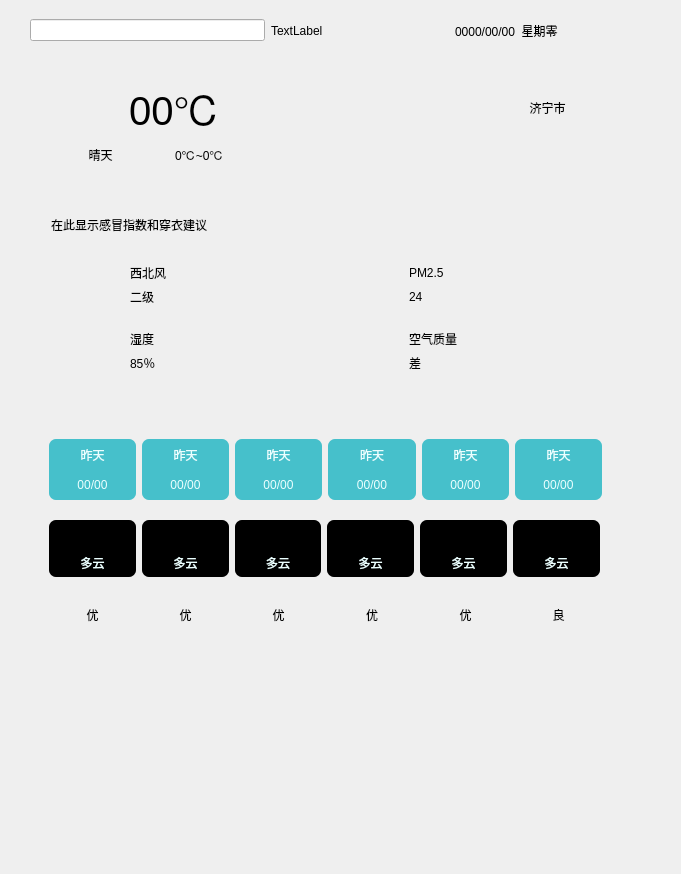
<?xml version="1.0" encoding="UTF-8"?>
<ui version="4.0">
 <class>Widget</class>
 <widget class="QWidget" name="Widget">
  <property name="geometry">
   <rect>
    <x>0</x>
    <y>0</y>
    <width>681</width>
    <height>874</height>
   </rect>
  </property>
  <property name="windowTitle">
   <string>Widget</string>
  </property>
  <layout class="QVBoxLayout" name="verticalLayout">
   <property name="spacing">
    <number>0</number>
   </property>
   <property name="leftMargin">
    <number>0</number>
   </property>
   <property name="topMargin">
    <number>0</number>
   </property>
   <property name="rightMargin">
    <number>0</number>
   </property>
   <property name="bottomMargin">
    <number>0</number>
   </property>
   <item>
    <widget class="QWidget" name="widget" native="true">
     <widget class="QWidget" name="widget_1" native="true">
      <property name="geometry">
       <rect>
        <x>30</x>
        <y>10</y>
        <width>601</width>
        <height>41</height>
       </rect>
      </property>
      <layout class="QHBoxLayout" name="horizontalLayout" stretch="4,1,0,3">
       <item>
        <widget class="QLineEdit" name="lineEdit"/>
       </item>
       <item>
        <widget class="QLabel" name="label_search">
         <property name="text">
          <string>TextLabel</string>
         </property>
        </widget>
       </item>
       <item>
        <spacer name="horizontalSpacer">
         <property name="orientation">
          <enum>Qt::Horizontal</enum>
         </property>
         <property name="sizeHint" stdset="0">
          <size>
           <width>120</width>
           <height>20</height>
          </size>
         </property>
        </spacer>
       </item>
       <item>
        <widget class="QLabel" name="label_current_date">
         <property name="text">
          <string>0000/00/00  星期零</string>
         </property>
        </widget>
       </item>
      </layout>
     </widget>
     <widget class="QWidget" name="widget_2" native="true">
      <property name="geometry">
       <rect>
        <x>10</x>
        <y>70</y>
        <width>621</width>
        <height>111</height>
       </rect>
      </property>
      <layout class="QHBoxLayout" name="horizontalLayout_3" stretch="0,0">
       <property name="spacing">
        <number>0</number>
       </property>
       <property name="leftMargin">
        <number>0</number>
       </property>
       <property name="topMargin">
        <number>0</number>
       </property>
       <property name="rightMargin">
        <number>0</number>
       </property>
       <property name="bottomMargin">
        <number>0</number>
       </property>
       <item>
        <widget class="QLabel" name="label">
         <property name="maximumSize">
          <size>
           <width>75</width>
           <height>75</height>
          </size>
         </property>
         <property name="text">
          <string/>
         </property>
         <property name="pixmap">
          <pixmap resource="res.qrc">:/res/clear.png</pixmap>
         </property>
         <property name="scaledContents">
          <bool>true</bool>
         </property>
        </widget>
       </item>
       <item>
        <widget class="QWidget" name="widget_2_1" native="true">
         <layout class="QHBoxLayout" name="horizontalLayout_2">
          <item>
           <layout class="QGridLayout" name="gridLayout" rowstretch="0,0,0" columnstretch="1,1,1,1" rowminimumheight="0,0,0">
            <property name="spacing">
             <number>0</number>
            </property>
            <item row="1" column="3">
             <widget class="QLabel" name="label_city">
              <property name="text">
               <string>济宁市</string>
              </property>
              <property name="alignment">
               <set>Qt::AlignCenter</set>
              </property>
             </widget>
            </item>
            <item row="1" column="0" colspan="2">
             <widget class="QLabel" name="label_tmp_now">
              <property name="font">
               <font>
                <pointsize>30</pointsize>
               </font>
              </property>
              <property name="toolTipDuration">
               <number>1</number>
              </property>
              <property name="lineWidth">
               <number>1</number>
              </property>
              <property name="text">
               <string>00℃</string>
              </property>
              <property name="textFormat">
               <enum>Qt::AutoText</enum>
              </property>
              <property name="alignment">
               <set>Qt::AlignCenter</set>
              </property>
             </widget>
            </item>
            <item row="2" column="0">
             <widget class="QLabel" name="label_weather">
              <property name="text">
               <string>晴天</string>
              </property>
              <property name="alignment">
               <set>Qt::AlignCenter</set>
              </property>
             </widget>
            </item>
            <item row="2" column="1">
             <widget class="QLabel" name="label_tmp">
              <property name="text">
               <string>0℃~0℃</string>
              </property>
             </widget>
            </item>
            <item row="2" column="2">
             <spacer name="horizontalSpacer_2">
              <property name="orientation">
               <enum>Qt::Horizontal</enum>
              </property>
              <property name="sizeHint" stdset="0">
               <size>
                <width>40</width>
                <height>20</height>
               </size>
              </property>
             </spacer>
            </item>
           </layout>
          </item>
         </layout>
        </widget>
       </item>
      </layout>
     </widget>
     <widget class="QWidget" name="widget_3" native="true">
      <property name="geometry">
       <rect>
        <x>40</x>
        <y>200</y>
        <width>591</width>
        <height>201</height>
       </rect>
      </property>
      <layout class="QVBoxLayout" name="verticalLayout_2" stretch="1,3">
       <property name="spacing">
        <number>7</number>
       </property>
       <property name="leftMargin">
        <number>11</number>
       </property>
       <property name="topMargin">
        <number>11</number>
       </property>
       <property name="rightMargin">
        <number>11</number>
       </property>
       <property name="bottomMargin">
        <number>11</number>
       </property>
       <item>
        <widget class="QLabel" name="label_close_suggest">
         <property name="text">
          <string>在此显示感冒指数和穿衣建议</string>
         </property>
        </widget>
       </item>
       <item>
        <widget class="QWidget" name="widget_3_1" native="true">
         <property name="enabled">
          <bool>true</bool>
         </property>
         <property name="autoFillBackground">
          <bool>false</bool>
         </property>
         <layout class="QGridLayout" name="gridLayout_3">
          <item row="0" column="0">
           <layout class="QGridLayout" name="gridLayout_2">
            <item row="0" column="0">
             <widget class="QWidget" name="widget__1_2" native="true">
              <layout class="QHBoxLayout" name="horizontalLayout_9">
               <item>
                <layout class="QHBoxLayout" name="horizontalLayout_5">
                 <item>
                  <widget class="QLabel" name="label_wind_pic">
                   <property name="maximumSize">
                    <size>
                     <width>55</width>
                     <height>55</height>
                    </size>
                   </property>
                   <property name="text">
                    <string/>
                   </property>
                   <property name="pixmap">
                    <pixmap resource="res.qrc">:/res/unknown.png</pixmap>
                   </property>
                   <property name="scaledContents">
                    <bool>true</bool>
                   </property>
                  </widget>
                 </item>
                 <item>
                  <layout class="QVBoxLayout" name="verticalLayout_3">
                   <item>
                    <widget class="QLabel" name="label_wind_info">
                     <property name="text">
                      <string>西北风</string>
                     </property>
                    </widget>
                   </item>
                   <item>
                    <widget class="QLabel" name="label_windy_level">
                     <property name="text">
                      <string>二级</string>
                     </property>
                    </widget>
                   </item>
                  </layout>
                 </item>
                </layout>
               </item>
              </layout>
             </widget>
            </item>
            <item row="0" column="1">
             <widget class="QWidget" name="widget_3_1_3" native="true">
              <layout class="QVBoxLayout" name="verticalLayout_7">
               <item>
                <layout class="QHBoxLayout" name="horizontalLayout_4">
                 <item>
                  <widget class="QLabel" name="label_pm25_pic">
                   <property name="maximumSize">
                    <size>
                     <width>55</width>
                     <height>55</height>
                    </size>
                   </property>
                   <property name="text">
                    <string/>
                   </property>
                   <property name="pixmap">
                    <pixmap resource="res.qrc">:/res/unknown.png</pixmap>
                   </property>
                   <property name="scaledContents">
                    <bool>true</bool>
                   </property>
                  </widget>
                 </item>
                 <item>
                  <layout class="QVBoxLayout" name="verticalLayout_4">
                   <item>
                    <widget class="QLabel" name="label_6">
                     <property name="text">
                      <string>PM2.5</string>
                     </property>
                    </widget>
                   </item>
                   <item>
                    <widget class="QLabel" name="label_pm25_info">
                     <property name="text">
                      <string>24</string>
                     </property>
                    </widget>
                   </item>
                  </layout>
                 </item>
                </layout>
               </item>
              </layout>
             </widget>
            </item>
            <item row="1" column="0">
             <widget class="QWidget" name="widget_3_1_4" native="true">
              <layout class="QHBoxLayout" name="horizontalLayout_8">
               <item>
                <layout class="QHBoxLayout" name="horizontalLayout_6">
                 <item>
                  <widget class="QLabel" name="label_humidity">
                   <property name="minimumSize">
                    <size>
                     <width>0</width>
                     <height>0</height>
                    </size>
                   </property>
                   <property name="maximumSize">
                    <size>
                     <width>55</width>
                     <height>55</height>
                    </size>
                   </property>
                   <property name="text">
                    <string/>
                   </property>
                   <property name="pixmap">
                    <pixmap resource="res.qrc">:/res/unknown.png</pixmap>
                   </property>
                   <property name="scaledContents">
                    <bool>true</bool>
                   </property>
                  </widget>
                 </item>
                 <item>
                  <layout class="QVBoxLayout" name="verticalLayout_5">
                   <item>
                    <widget class="QLabel" name="label_3">
                     <property name="text">
                      <string>湿度</string>
                     </property>
                    </widget>
                   </item>
                   <item>
                    <widget class="QLabel" name="label_humidity_info">
                     <property name="text">
                      <string>85％</string>
                     </property>
                    </widget>
                   </item>
                  </layout>
                 </item>
                </layout>
               </item>
              </layout>
             </widget>
            </item>
            <item row="1" column="1">
             <widget class="QWidget" name="widget_3_1_1" native="true">
              <layout class="QVBoxLayout" name="verticalLayout_8">
               <item>
                <layout class="QHBoxLayout" name="horizontalLayout_7">
                 <item>
                  <widget class="QLabel" name="label_air_quality">
                   <property name="minimumSize">
                    <size>
                     <width>0</width>
                     <height>0</height>
                    </size>
                   </property>
                   <property name="maximumSize">
                    <size>
                     <width>55</width>
                     <height>55</height>
                    </size>
                   </property>
                   <property name="text">
                    <string/>
                   </property>
                   <property name="pixmap">
                    <pixmap resource="res.qrc">:/res/unknown.png</pixmap>
                   </property>
                   <property name="scaledContents">
                    <bool>true</bool>
                   </property>
                  </widget>
                 </item>
                 <item>
                  <layout class="QVBoxLayout" name="verticalLayout_6">
                   <item>
                    <widget class="QLabel" name="label_8">
                     <property name="text">
                      <string>空气质量</string>
                     </property>
                    </widget>
                   </item>
                   <item>
                    <widget class="QLabel" name="label_air_quality_info">
                     <property name="text">
                      <string>差</string>
                     </property>
                    </widget>
                   </item>
                  </layout>
                 </item>
                </layout>
               </item>
              </layout>
             </widget>
            </item>
           </layout>
          </item>
         </layout>
        </widget>
       </item>
      </layout>
     </widget>
     <widget class="QWidget" name="widget_6" native="true">
      <property name="geometry">
       <rect>
        <x>40</x>
        <y>740</y>
        <width>446</width>
        <height>126</height>
       </rect>
      </property>
      <widget class="QWidget" name="widget_5" native="true">
       <property name="geometry">
        <rect>
         <x>40</x>
         <y>-50</y>
         <width>446</width>
         <height>126</height>
        </rect>
       </property>
      </widget>
     </widget>
     <widget class="QWidget" name="widget_4" native="true">
      <property name="geometry">
       <rect>
        <x>40</x>
        <y>430</y>
        <width>571</width>
        <height>211</height>
       </rect>
      </property>
      <layout class="QVBoxLayout" name="verticalLayout_9" stretch="3,3,2">
       <property name="spacing">
        <number>0</number>
       </property>
       <property name="leftMargin">
        <number>0</number>
       </property>
       <property name="topMargin">
        <number>0</number>
       </property>
       <property name="rightMargin">
        <number>0</number>
       </property>
       <property name="bottomMargin">
        <number>0</number>
       </property>
       <item>
        <widget class="QWidget" name="widget_4_1" native="true">
         <layout class="QHBoxLayout" name="horizontalLayout_11">
          <item>
           <layout class="QVBoxLayout" name="verticalLayout_10">
            <property name="spacing">
             <number>0</number>
            </property>
            <item>
             <widget class="QLabel" name="label_12">
              <property name="styleSheet">
               <string notr="true">    color:rgb(235, 255, 255);
    background-color:rgb(70,192,203);
    border-radius:7px;
    border-bottom-left-radius:0px;
    border-bottom-right-radius:0px;</string>
              </property>
              <property name="lineWidth">
               <number>1</number>
              </property>
              <property name="text">
               <string>昨天</string>
              </property>
              <property name="textFormat">
               <enum>Qt::AutoText</enum>
              </property>
              <property name="alignment">
               <set>Qt::AlignCenter</set>
              </property>
              <property name="margin">
               <number>0</number>
              </property>
             </widget>
            </item>
            <item>
             <widget class="QLabel" name="label_13">
              <property name="styleSheet">
               <string notr="true">    color:rgb(235, 255, 255);
    background-color:rgb(70,192,203);
    border-radius:7px;
    border-top-left-radius:0px;
    border-top-right-radius:0px;</string>
              </property>
              <property name="text">
               <string>00/00</string>
              </property>
              <property name="alignment">
               <set>Qt::AlignCenter</set>
              </property>
              <property name="margin">
               <number>0</number>
              </property>
             </widget>
            </item>
           </layout>
          </item>
          <item>
           <layout class="QVBoxLayout" name="verticalLayout_11">
            <property name="spacing">
             <number>0</number>
            </property>
            <item>
             <widget class="QLabel" name="label_14">
              <property name="styleSheet">
               <string notr="true">    color:rgb(235, 255, 255);
    background-color:rgb(70,192,203);
    border-radius:7px;
    border-bottom-left-radius:0px;
    border-bottom-right-radius:0px;</string>
              </property>
              <property name="lineWidth">
               <number>1</number>
              </property>
              <property name="text">
               <string>昨天</string>
              </property>
              <property name="textFormat">
               <enum>Qt::AutoText</enum>
              </property>
              <property name="alignment">
               <set>Qt::AlignCenter</set>
              </property>
              <property name="margin">
               <number>0</number>
              </property>
             </widget>
            </item>
            <item>
             <widget class="QLabel" name="label_15">
              <property name="styleSheet">
               <string notr="true">    color:rgb(235, 255, 255);
    background-color:rgb(70,192,203);
    border-radius:7px;
    border-top-left-radius:0px;
    border-top-right-radius:0px;</string>
              </property>
              <property name="text">
               <string>00/00</string>
              </property>
              <property name="alignment">
               <set>Qt::AlignCenter</set>
              </property>
              <property name="margin">
               <number>0</number>
              </property>
             </widget>
            </item>
           </layout>
          </item>
          <item>
           <layout class="QVBoxLayout" name="verticalLayout_12">
            <property name="spacing">
             <number>0</number>
            </property>
            <item>
             <widget class="QLabel" name="label_16">
              <property name="styleSheet">
               <string notr="true">    color:rgb(235, 255, 255);
    background-color:rgb(70,192,203);
    border-radius:7px;
    border-bottom-left-radius:0px;
    border-bottom-right-radius:0px;</string>
              </property>
              <property name="lineWidth">
               <number>1</number>
              </property>
              <property name="text">
               <string>昨天</string>
              </property>
              <property name="textFormat">
               <enum>Qt::AutoText</enum>
              </property>
              <property name="alignment">
               <set>Qt::AlignCenter</set>
              </property>
              <property name="margin">
               <number>0</number>
              </property>
             </widget>
            </item>
            <item>
             <widget class="QLabel" name="label_17">
              <property name="styleSheet">
               <string notr="true">    color:rgb(235, 255, 255);
    background-color:rgb(70,192,203);
    border-radius:7px;
    border-top-left-radius:0px;
    border-top-right-radius:0px;</string>
              </property>
              <property name="text">
               <string>00/00</string>
              </property>
              <property name="alignment">
               <set>Qt::AlignCenter</set>
              </property>
              <property name="margin">
               <number>0</number>
              </property>
             </widget>
            </item>
           </layout>
          </item>
          <item>
           <layout class="QVBoxLayout" name="verticalLayout_13">
            <property name="spacing">
             <number>0</number>
            </property>
            <item>
             <widget class="QLabel" name="label_18">
              <property name="styleSheet">
               <string notr="true">    color:rgb(235, 255, 255);
    background-color:rgb(70,192,203);
    border-radius:7px;
    border-bottom-left-radius:0px;
    border-bottom-right-radius:0px;</string>
              </property>
              <property name="lineWidth">
               <number>1</number>
              </property>
              <property name="text">
               <string>昨天</string>
              </property>
              <property name="textFormat">
               <enum>Qt::AutoText</enum>
              </property>
              <property name="alignment">
               <set>Qt::AlignCenter</set>
              </property>
              <property name="margin">
               <number>0</number>
              </property>
             </widget>
            </item>
            <item>
             <widget class="QLabel" name="label_19">
              <property name="styleSheet">
               <string notr="true">    color:rgb(235, 255, 255);
    background-color:rgb(70,192,203);
    border-radius:7px;
    border-top-left-radius:0px;
    border-top-right-radius:0px;</string>
              </property>
              <property name="text">
               <string>00/00</string>
              </property>
              <property name="alignment">
               <set>Qt::AlignCenter</set>
              </property>
              <property name="margin">
               <number>0</number>
              </property>
             </widget>
            </item>
           </layout>
          </item>
          <item>
           <layout class="QVBoxLayout" name="verticalLayout_14">
            <property name="spacing">
             <number>0</number>
            </property>
            <item>
             <widget class="QLabel" name="label_20">
              <property name="styleSheet">
               <string notr="true">    color:rgb(235, 255, 255);
    background-color:rgb(70,192,203);
    border-radius:7px;
    border-bottom-left-radius:0px;
    border-bottom-right-radius:0px;</string>
              </property>
              <property name="lineWidth">
               <number>1</number>
              </property>
              <property name="text">
               <string>昨天</string>
              </property>
              <property name="textFormat">
               <enum>Qt::AutoText</enum>
              </property>
              <property name="alignment">
               <set>Qt::AlignCenter</set>
              </property>
              <property name="margin">
               <number>0</number>
              </property>
             </widget>
            </item>
            <item>
             <widget class="QLabel" name="label_21">
              <property name="styleSheet">
               <string notr="true">    color:rgb(235, 255, 255);
    background-color:rgb(70,192,203);
    border-radius:7px;
    border-top-left-radius:0px;
    border-top-right-radius:0px;</string>
              </property>
              <property name="text">
               <string>00/00</string>
              </property>
              <property name="alignment">
               <set>Qt::AlignCenter</set>
              </property>
              <property name="margin">
               <number>0</number>
              </property>
             </widget>
            </item>
           </layout>
          </item>
          <item>
           <layout class="QVBoxLayout" name="verticalLayout_15">
            <property name="spacing">
             <number>0</number>
            </property>
            <item>
             <widget class="QLabel" name="label_22">
              <property name="styleSheet">
               <string notr="true">    color:rgb(235, 255, 255);
    background-color:rgb(70,192,203);
    border-radius:7px;
    border-bottom-left-radius:0px;
    border-bottom-right-radius:0px;</string>
              </property>
              <property name="lineWidth">
               <number>1</number>
              </property>
              <property name="text">
               <string>昨天</string>
              </property>
              <property name="textFormat">
               <enum>Qt::AutoText</enum>
              </property>
              <property name="alignment">
               <set>Qt::AlignCenter</set>
              </property>
              <property name="margin">
               <number>0</number>
              </property>
             </widget>
            </item>
            <item>
             <widget class="QLabel" name="label_23">
              <property name="styleSheet">
               <string notr="true">    color:rgb(235, 255, 255);
    background-color:rgb(70,192,203);
    border-radius:7px;
    border-top-left-radius:0px;
    border-top-right-radius:0px;</string>
              </property>
              <property name="text">
               <string>00/00</string>
              </property>
              <property name="alignment">
               <set>Qt::AlignCenter</set>
              </property>
              <property name="margin">
               <number>0</number>
              </property>
             </widget>
            </item>
           </layout>
          </item>
         </layout>
        </widget>
       </item>
       <item>
        <widget class="QWidget" name="widget_4_2" native="true">
         <layout class="QGridLayout" name="gridLayout_4">
          <property name="topMargin">
           <number>11</number>
          </property>
          <property name="rightMargin">
           <number>11</number>
          </property>
          <property name="bottomMargin">
           <number>11</number>
          </property>
          <property name="verticalSpacing">
           <number>0</number>
          </property>
          <item row="0" column="0">
           <widget class="QLabel" name="label_24">
            <property name="minimumSize">
             <size>
              <width>0</width>
              <height>0</height>
             </size>
            </property>
            <property name="maximumSize">
             <size>
              <width>155</width>
              <height>155</height>
             </size>
            </property>
            <property name="styleSheet">
             <string notr="true">    color:rgb(235, 255, 255);
    background-color:rgb(0,0,0);
    border-radius:7px;
    border-bottom-left-radius:0px;
    border-bottom-right-radius:0px;</string>
            </property>
            <property name="text">
             <string/>
            </property>
            <property name="pixmap">
             <pixmap resource="res.qrc">:/res/cloudy.png</pixmap>
            </property>
            <property name="scaledContents">
             <bool>true</bool>
            </property>
            <property name="alignment">
             <set>Qt::AlignCenter</set>
            </property>
           </widget>
          </item>
          <item row="0" column="1">
           <widget class="QLabel" name="label_27">
            <property name="minimumSize">
             <size>
              <width>0</width>
              <height>0</height>
             </size>
            </property>
            <property name="maximumSize">
             <size>
              <width>155</width>
              <height>155</height>
             </size>
            </property>
            <property name="styleSheet">
             <string notr="true">    color:rgb(235, 255, 255);
    background-color:rgb(0,0,0);
    border-radius:7px;
    border-bottom-left-radius:0px;
    border-bottom-right-radius:0px;</string>
            </property>
            <property name="text">
             <string/>
            </property>
            <property name="pixmap">
             <pixmap resource="res.qrc">:/res/cloudy.png</pixmap>
            </property>
            <property name="scaledContents">
             <bool>true</bool>
            </property>
            <property name="alignment">
             <set>Qt::AlignCenter</set>
            </property>
           </widget>
          </item>
          <item row="0" column="2">
           <widget class="QLabel" name="label_29">
            <property name="minimumSize">
             <size>
              <width>0</width>
              <height>0</height>
             </size>
            </property>
            <property name="maximumSize">
             <size>
              <width>155</width>
              <height>155</height>
             </size>
            </property>
            <property name="styleSheet">
             <string notr="true">    color:rgb(235, 255, 255);
    background-color:rgb(0,0,0);
    border-radius:7px;
    border-bottom-left-radius:0px;
    border-bottom-right-radius:0px;</string>
            </property>
            <property name="text">
             <string/>
            </property>
            <property name="pixmap">
             <pixmap resource="res.qrc">:/res/cloudy.png</pixmap>
            </property>
            <property name="scaledContents">
             <bool>true</bool>
            </property>
            <property name="alignment">
             <set>Qt::AlignCenter</set>
            </property>
           </widget>
          </item>
          <item row="0" column="3">
           <widget class="QLabel" name="label_31">
            <property name="minimumSize">
             <size>
              <width>0</width>
              <height>0</height>
             </size>
            </property>
            <property name="maximumSize">
             <size>
              <width>155</width>
              <height>155</height>
             </size>
            </property>
            <property name="styleSheet">
             <string notr="true">    color:rgb(235, 255, 255);
    background-color:rgb(0,0,0);
    border-radius:7px;
    border-bottom-left-radius:0px;
    border-bottom-right-radius:0px;</string>
            </property>
            <property name="text">
             <string/>
            </property>
            <property name="pixmap">
             <pixmap resource="res.qrc">:/res/cloudy.png</pixmap>
            </property>
            <property name="scaledContents">
             <bool>true</bool>
            </property>
            <property name="alignment">
             <set>Qt::AlignCenter</set>
            </property>
           </widget>
          </item>
          <item row="0" column="4">
           <widget class="QLabel" name="label_33">
            <property name="minimumSize">
             <size>
              <width>0</width>
              <height>0</height>
             </size>
            </property>
            <property name="maximumSize">
             <size>
              <width>155</width>
              <height>155</height>
             </size>
            </property>
            <property name="styleSheet">
             <string notr="true">    color:rgb(235, 255, 255);
    background-color:rgb(0,0,0);
    border-radius:7px;
    border-bottom-left-radius:0px;
    border-bottom-right-radius:0px;</string>
            </property>
            <property name="text">
             <string/>
            </property>
            <property name="pixmap">
             <pixmap resource="res.qrc">:/res/cloudy.png</pixmap>
            </property>
            <property name="scaledContents">
             <bool>true</bool>
            </property>
            <property name="alignment">
             <set>Qt::AlignCenter</set>
            </property>
           </widget>
          </item>
          <item row="0" column="5">
           <widget class="QLabel" name="label_35">
            <property name="minimumSize">
             <size>
              <width>0</width>
              <height>0</height>
             </size>
            </property>
            <property name="maximumSize">
             <size>
              <width>155</width>
              <height>155</height>
             </size>
            </property>
            <property name="styleSheet">
             <string notr="true">    color:rgb(235, 255, 255);
    background-color:rgb(0,0,0);
    border-radius:7px;
    border-bottom-left-radius:0px;
    border-bottom-right-radius:0px;</string>
            </property>
            <property name="text">
             <string/>
            </property>
            <property name="pixmap">
             <pixmap resource="res.qrc">:/res/cloudy.png</pixmap>
            </property>
            <property name="scaledContents">
             <bool>true</bool>
            </property>
            <property name="alignment">
             <set>Qt::AlignCenter</set>
            </property>
           </widget>
          </item>
          <item row="1" column="0">
           <widget class="QLabel" name="label_25">
            <property name="styleSheet">
             <string notr="true">    color:rgb(235, 255, 255);
    background-color:rgb(0,0,0);
    border-radius:7px;
    border-top-left-radius:0px;
    border-top-right-radius:0px;</string>
            </property>
            <property name="text">
             <string>多云</string>
            </property>
            <property name="alignment">
             <set>Qt::AlignCenter</set>
            </property>
           </widget>
          </item>
          <item row="1" column="1">
           <widget class="QLabel" name="label_26">
            <property name="styleSheet">
             <string notr="true">    color:rgb(235, 255, 255);
    background-color:rgb(0,0,0);
    border-radius:7px;
    border-top-left-radius:0px;
    border-top-right-radius:0px;</string>
            </property>
            <property name="text">
             <string>多云</string>
            </property>
            <property name="alignment">
             <set>Qt::AlignCenter</set>
            </property>
           </widget>
          </item>
          <item row="1" column="2">
           <widget class="QLabel" name="label_28">
            <property name="styleSheet">
             <string notr="true">    color:rgb(235, 255, 255);
    background-color:rgb(0,0,0);
    border-radius:7px;
    border-top-left-radius:0px;
    border-top-right-radius:0px;</string>
            </property>
            <property name="text">
             <string>多云</string>
            </property>
            <property name="alignment">
             <set>Qt::AlignCenter</set>
            </property>
           </widget>
          </item>
          <item row="1" column="3">
           <widget class="QLabel" name="label_30">
            <property name="styleSheet">
             <string notr="true">    color:rgb(235, 255, 255);
    background-color:rgb(0,0,0);
    border-radius:7px;
    border-top-left-radius:0px;
    border-top-right-radius:0px;</string>
            </property>
            <property name="text">
             <string>多云</string>
            </property>
            <property name="alignment">
             <set>Qt::AlignCenter</set>
            </property>
           </widget>
          </item>
          <item row="1" column="4">
           <widget class="QLabel" name="label_32">
            <property name="styleSheet">
             <string notr="true">    color:rgb(235, 255, 255);
    background-color:rgb(0,0,0);
    border-radius:7px;
    border-top-left-radius:0px;
    border-top-right-radius:0px;</string>
            </property>
            <property name="text">
             <string>多云</string>
            </property>
            <property name="alignment">
             <set>Qt::AlignCenter</set>
            </property>
           </widget>
          </item>
          <item row="1" column="5">
           <widget class="QLabel" name="label_34">
            <property name="styleSheet">
             <string notr="true">    color:rgb(235, 255, 255);
    background-color:rgb(0,0,0);
    border-radius:7px;
    border-top-left-radius:0px;
    border-top-right-radius:0px;</string>
            </property>
            <property name="text">
             <string>多云</string>
            </property>
            <property name="alignment">
             <set>Qt::AlignCenter</set>
            </property>
           </widget>
          </item>
         </layout>
        </widget>
       </item>
       <item>
        <widget class="QWidget" name="widget_4_3" native="true">
         <layout class="QHBoxLayout" name="horizontalLayout_10">
          <item>
           <widget class="QLabel" name="label_2">
            <property name="text">
             <string>优</string>
            </property>
            <property name="alignment">
             <set>Qt::AlignCenter</set>
            </property>
           </widget>
          </item>
          <item>
           <widget class="QLabel" name="label_4">
            <property name="text">
             <string>优</string>
            </property>
            <property name="alignment">
             <set>Qt::AlignCenter</set>
            </property>
           </widget>
          </item>
          <item>
           <widget class="QLabel" name="label_5">
            <property name="text">
             <string>优</string>
            </property>
            <property name="alignment">
             <set>Qt::AlignCenter</set>
            </property>
           </widget>
          </item>
          <item>
           <widget class="QLabel" name="label_9">
            <property name="text">
             <string>优</string>
            </property>
            <property name="alignment">
             <set>Qt::AlignCenter</set>
            </property>
           </widget>
          </item>
          <item>
           <widget class="QLabel" name="label_10">
            <property name="text">
             <string>优</string>
            </property>
            <property name="alignment">
             <set>Qt::AlignCenter</set>
            </property>
           </widget>
          </item>
          <item>
           <widget class="QLabel" name="label_11">
            <property name="text">
             <string>良</string>
            </property>
            <property name="alignment">
             <set>Qt::AlignCenter</set>
            </property>
           </widget>
          </item>
         </layout>
        </widget>
       </item>
      </layout>
     </widget>
    </widget>
   </item>
  </layout>
 </widget>
 <resources>
  <include location="res.qrc"/>
 </resources>
 <connections/>
</ui>
